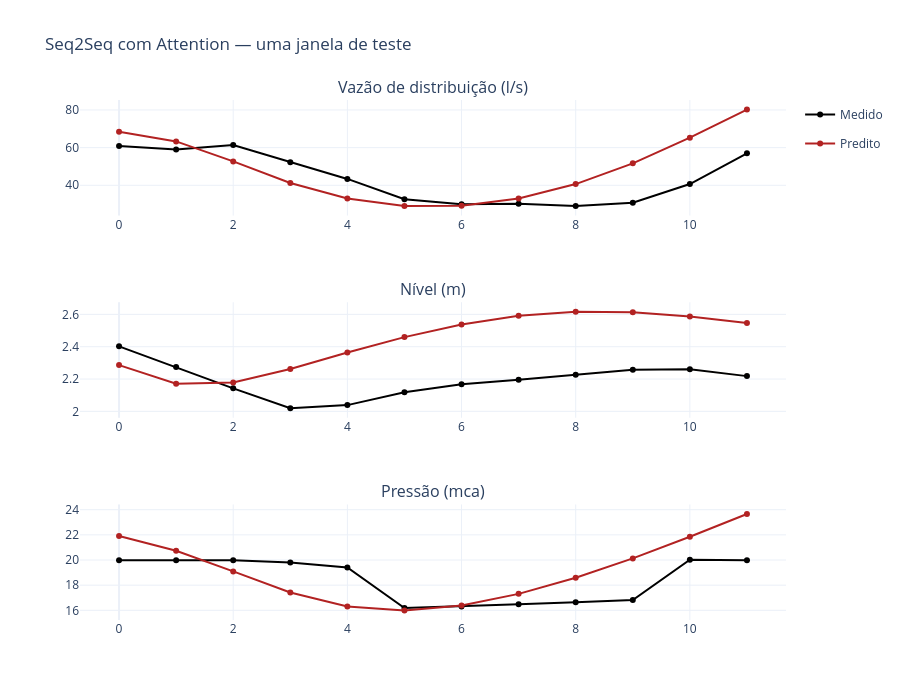

Write notebook code for a chart like this one.
### Code cell
labels = ["Vazão de distribuição (l/s)", "Nível (m)", "Pressão (mca)"]
sample_idx = 0

fig = make_subplots(rows=3, cols=1, subplot_titles=labels)
for i, label in enumerate(labels):
    fig.add_trace(
        go.Scatter(
            y=actuals_orig[sample_idx, :, i],
            name="Medido",
            line=dict(color="black"),
            legendgroup="medido",
            showlegend=(i == 0),
        ),
        row=i + 1,
        col=1,
    )
    fig.add_trace(
        go.Scatter(
            y=predictions_orig[sample_idx, :, i],
            name="Predito",
            line=dict(color="firebrick"),
            legendgroup="predito",
            showlegend=(i == 0),
        ),
        row=i + 1,
        col=1,
    )
fig.update_layout(
    title_text="Seq2Seq com Attention — uma janela de teste",
    height=700,
    template="plotly_white",
)
fig.show()

### Figure 1 — Plotly figure (JSON) as saved in the notebook; plotly's stock layout.template omitted (floating-point values rounded to 4 significant figures)
{"data": [{"legendgroup": "medido", "line": {"color": "black"}, "name": "Medido", "showlegend": true, "type": "scatter", "xaxis": "x", "y": [60.85, 58.97, 61.41, 52.2, 43.39, 32.64, 29.93, 30.13, 29.01, 30.7, 40.66, 56.97], "yaxis": "y"}, {"legendgroup": "predito", "line": {"color": "firebrick"}, "name": "Predito", "showlegend": true, "type": "scatter", "xaxis": "x", "y": [68.43, 63.3, 52.68, 41.23, 32.97, 28.99, 29.09, 33.02, 40.64, 51.64, 65.31, 80.23], "yaxis": "y"}, {"legendgroup": "medido", "line": {"color": "black"}, "name": "Medido", "showlegend": false, "type": "scatter", "xaxis": "x2", "y": [2.402, 2.274, 2.142, 2.019, 2.039, 2.118, 2.167, 2.195, 2.226, 2.257, 2.26, 2.218], "yaxis": "y2"}, {"legendgroup": "predito", "line": {"color": "firebrick"}, "name": "Predito", "showlegend": false, "type": "scatter", "xaxis": "x2", "y": [2.286, 2.171, 2.179, 2.262, 2.364, 2.46, 2.538, 2.592, 2.616, 2.613, 2.587, 2.547], "yaxis": "y2"}, {"legendgroup": "medido", "line": {"color": "black"}, "name": "Medido", "showlegend": false, "type": "scatter", "xaxis": "x3", "y": [19.98, 19.98, 19.98, 19.81, 19.41, 16.18, 16.31, 16.48, 16.65, 16.82, 20.02, 19.99], "yaxis": "y3"}, {"legendgroup": "predito", "line": {"color": "firebrick"}, "name": "Predito", "showlegend": false, "type": "scatter", "xaxis": "x3", "y": [21.91, 20.73, 19.09, 17.42, 16.31, 15.99, 16.39, 17.31, 18.59, 20.13, 21.85, 23.66], "yaxis": "y3"}], "layout": {"annotations": [{"font": {"size": 16}, "showarrow": false, "text": "Vazão de distribuição (l/s)", "x": 0.5, "xanchor": "center", "xref": "paper", "y": 1.0, "yanchor": "bottom", "yref": "paper"}, {"font": {"size": 16}, "showarrow": false, "text": "Nível (m)", "x": 0.5, "xanchor": "center", "xref": "paper", "y": 0.6111, "yanchor": "bottom", "yref": "paper"}, {"font": {"size": 16}, "showarrow": false, "text": "Pressão (mca)", "x": 0.5, "xanchor": "center", "xref": "paper", "y": 0.2222, "yanchor": "bottom", "yref": "paper"}], "height": 700, "title": {"text": "Seq2Seq com Attention — uma janela de teste"}, "xaxis": {"anchor": "y", "domain": [0.0, 1.0]}, "xaxis2": {"anchor": "y2", "domain": [0.0, 1.0]}, "xaxis3": {"anchor": "y3", "domain": [0.0, 1.0]}, "yaxis": {"anchor": "x", "domain": [0.7778, 1.0]}, "yaxis2": {"anchor": "x2", "domain": [0.3889, 0.6111]}, "yaxis3": {"anchor": "x3", "domain": [0.0, 0.2222]}}}
